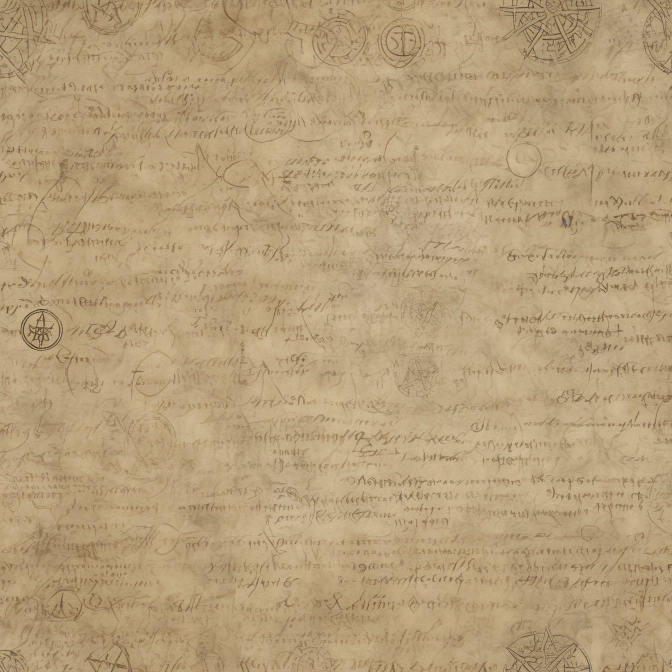
#> input picture art-src/parchment.jpg, 1344 x 1344 px (shown at 1/2 size)
$ python -i gen-civilian-art.py   (imports and definitions only)
#> lines starting #> are read from the running program, lines starting #| are printed output that depends on the picture
import base64, json, os, time, urllib.request, urllib.error
from concurrent.futures import ThreadPoolExecutor
from PIL import Image
# [1 line not run here, left out]
OUT=os.path.join(os.path.dirname(os.path.abspath(__file__)),'..','art','_civilian-drafts')
# [1 line not run here, left out]
W,H=768,1152

# Style + composition come from hell-tcg's create-hero-art.md cardinal rules:
# full body head-to-feet, body facing RIGHT in profile with head turned to viewer,
# subtle environment background, battle-ready stance, no text.
STYLE=("Gwent card game artwork, dark fantasy trading card game art style like Witcher Gwent,"
 " muted earthy desaturated colours, heavy painterly brushstrokes, oil painting texture,"
 " dramatic moody side lighting, gritty weathered aesthetic, NOT smooth NOT digital.")
FRAME=(" FULL BODY portrait showing the ENTIRE figure from the top of the head to the bottom of the"
 " feet with the ground visible, character fills the full vertical frame, body facing RIGHT in side"
 " profile with the head turned slightly toward the viewer, alert braced stance."
 " No text, no signature, no watermark, no border, no card frame.")

# ONE archetype, THREE people. The archetype constants are what keep them all reading as
# farmers; the axes are what keep them from being the same farmer.
ARCHETYPE=("A peasant farmer of a poor medieval village. NOT a soldier, NOT noble, NOT wealthy."
 " Homespun undyed wool and patched linen, hand-me-down leather, no armour, no heraldry.")

FARMERS=[
 ("farmhand-reed",
  "A wiry young farmhand woman in her late teens, sunburnt and freckled, straw-blonde hair tied"
  " back in a kerchief. She grips a long-handled hoe like a staff. Patched grey smock over bare"
  " shins, bare feet, a seed bag on a cord at her hip. Wary, ready to bolt but not yet running."
  " Background: a dawn field of young barley, mist low between the rows."),
 ("ploughman-corbin",
  "A broad, thick-shouldered ploughman in his forties, black-bearded, mud to the knee, forearms"
  " like rope. He carries a heavy iron-tined pitchfork in both hands, held low and level."
  " A mud-caked leather apron over a sleeveless jerkin, heavy clogs. Exhausted and immovable."
  " Background: a churned ploughed field under heavy grey cloud, a broken furrow behind him."),
 ("old-reaper-mattick",
  "A gaunt old farmer in his seventies, stooped, white stubble, one eye clouded, knuckles swollen."
  " He holds a worn scythe upright, the blade notched from years of use. A sun-bleached long coat"
  " over wrapped legs, cracked boots. Stubborn, unafraid, past caring."
  " Background: a stubble field after harvest at dusk, crows on a bare tree."),
]

def post(ep,body,tries=3):
    last=None
    for i in range(tries):
        r=urllib.request.Request(f'https://fal.run/{ep}',data=json.dumps(body).encode(),
          headers={'Authorization':f'Key {KEY}','Content-Type':'application/json'})
        try:
            with urllib.request.urlopen(r,timeout=420) as x: return json.load(x)
        except urllib.error.HTTPError as e:
            last=f'HTTP {e.code}: {e.read().decode()[:200]}'
            if e.code in (400,401,403,422): break
        except Exception as e: last=f'{type(e).__name__}: {e}'
        time.sleep(3+i*4)
    raise RuntimeError(last)

def to_card(p):
#> called with p = '../art-src/parchment.jpg'
    im=Image.open(p).convert('RGB')
#> im is the input picture: PIL image 1344x1344 RGB; mean R, G, B 182.5, 159.2, 121.3
    if abs(im.width/im.height - W/H) > 1e-3:
        if im.width/im.height > W/H:
            nw=round(im.height*W/H); off=(im.width-nw)//2; im=im.crop((off,0,off+nw,im.height))
#> after `nw = round(im.height * W / H)`: nw = 896
#> after `off = (im.width - nw) // 2`: off = 224
#> after `im = im.crop((off, 0, off + nw, im.height))`:
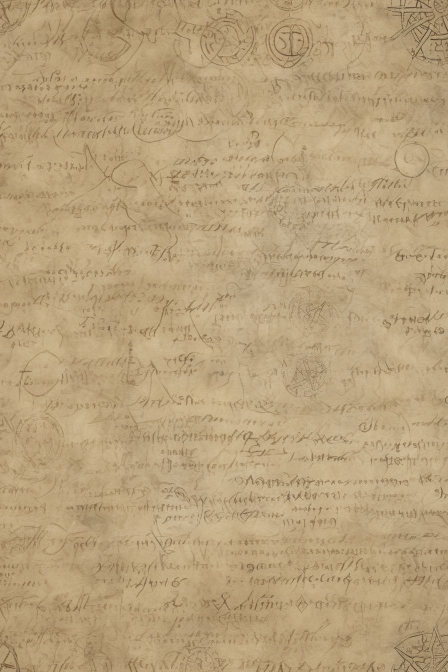
#> im: PIL image 896x1344 RGB (shown at 1/2 size); mean R, G, B 184.3, 161.1, 123.1
        else:
            nh=round(im.width*H/W); off=(im.height-nh)//2; im=im.crop((0,off,im.width,off+nh))
    im.resize((W,H),Image.LANCZOS).save(p); return Image.open(p).size
#> after `im.resize((W, H), Image.LANCZOS).save(p)`:
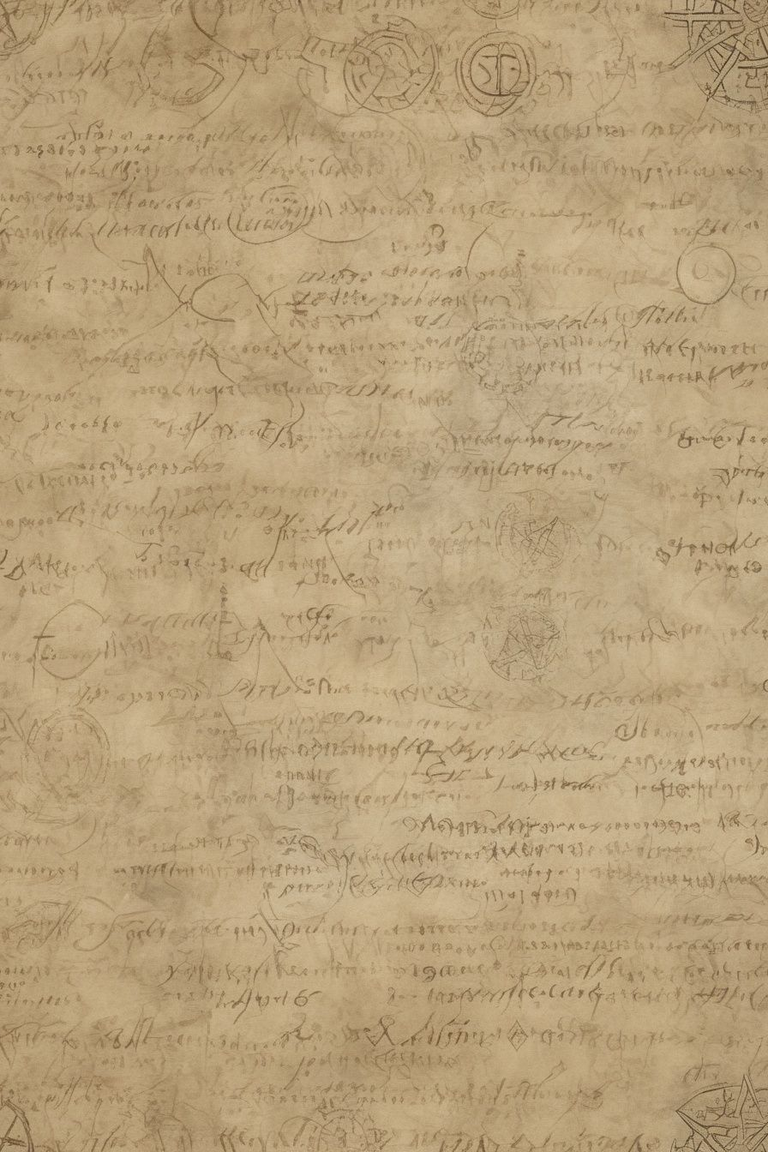
#> saved as parchment.jpg: PIL image 768x1152 RGB; mean R, G, B 184.3, 161.1, 123.1

def go(job):
    slug,desc=job
    try:
        r=post('fal-ai/nano-banana-pro',{'prompt':STYLE+' '+ARCHETYPE+' '+desc+FRAME,
            'num_images':1,'output_format':'png','aspect_ratio':'2:3'})
        p=f'{OUT}/{slug}.png'
        with urllib.request.urlopen(r['images'][0]['url'],timeout=180) as resp:
            open(p,'wb').write(resp.read())
        print('OK',slug,to_card(p),flush=True)
    except Exception as e: print('FAIL',slug,str(e)[:180],flush=True)
# [1 line not run here, left out]

>>> result = to_card('../art-src/parchment.jpg')
#> result = (768, 1152)
